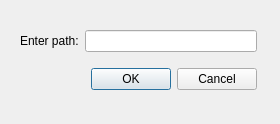
<?xml version="1.0" encoding="UTF-8"?>
<ui version="4.0">
 <class>Dialog</class>
 <widget class="QDialog" name="Dialog">
  <property name="geometry">
   <rect>
    <x>0</x>
    <y>0</y>
    <width>280</width>
    <height>124</height>
   </rect>
  </property>
  <property name="windowTitle">
   <string>Dialog</string>
  </property>
  <widget class="QWidget" name="layoutWidget">
   <property name="geometry">
    <rect>
     <x>20</x>
     <y>20</y>
     <width>237</width>
     <height>81</height>
    </rect>
   </property>
   <layout class="QGridLayout" name="gridLayout">
    <item row="0" column="0">
     <widget class="QLabel" name="label">
      <property name="text">
       <string>Enter path:</string>
      </property>
     </widget>
    </item>
    <item row="1" column="1">
     <widget class="QDialogButtonBox" name="buttonBox">
      <property name="standardButtons">
       <set>QDialogButtonBox::Cancel|QDialogButtonBox::Ok</set>
      </property>
     </widget>
    </item>
    <item row="0" column="1">
     <widget class="QLineEdit" name="lineEdit"/>
    </item>
   </layout>
  </widget>
 </widget>
 <resources/>
 <connections>
  <connection>
   <sender>buttonBox</sender>
   <signal>rejected()</signal>
   <receiver>Dialog</receiver>
   <slot>close()</slot>
   <hints>
    <hint type="sourcelabel">
     <x>172</x>
     <y>78</y>
    </hint>
    <hint type="destinationlabel">
     <x>139</x>
     <y>61</y>
    </hint>
   </hints>
  </connection>
 </connections>
</ui>
